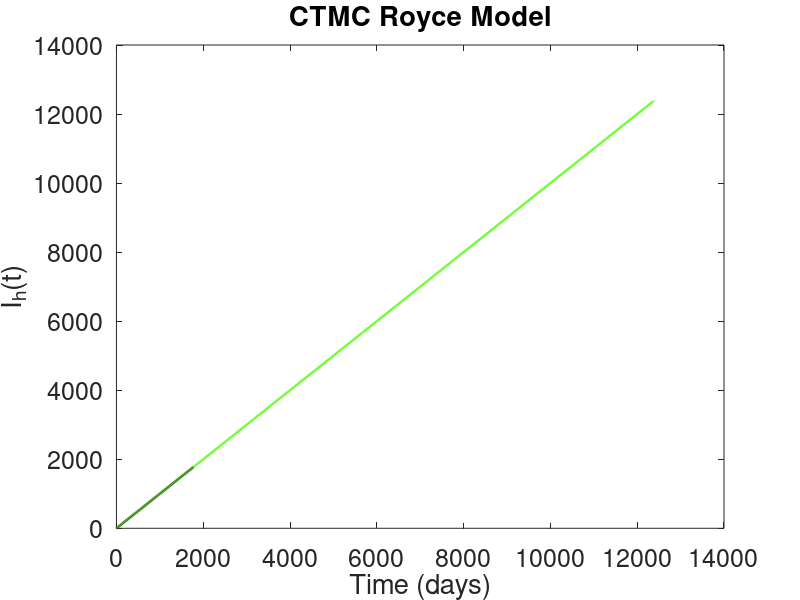

Reproduce this figure in MATLAB.
%%%%%%%%%%%%%%%%%%%%%%%%%% 
% Royce CTMC Model
% %%%%%%%%%%%%%%%%%%%%%%%%
clear all;
close all;

% birth rates need to be multiplied by initial population

set(0,'DefaultAxesFontSize', 18)
set(gca,'fontsize',18);

% Parameters
beta_ww=.89; beta_wd=.51; beta_dd=.89; beta_td=.5; beta_th=.5; beta_hh=.078; %transmission rates
gamma_w=.981; gamma_d=.981; gamma_h=0.091; %recovery rates
mu_dt=.499; %mutation to human transmissable 
m_w=1; m_d=1; m_h=.009; %death rates
b_w=1000; b_d=1000; b_h=1000*0.0118; %birth rates

% Initial Conditions
i0_w=2;i0_d=0; i0_h=0; t0_d=0; %initial infected
N0_w=1000;N0_d=1000; N0_h=1000; %Initial population
r0_w=0; r0_d=0; r0_h=0; %initial recovered
s0_w=1000; s0_d=N0_d; s0_h=N0_h; %initial susceptible

totext=0; % count when j==0;
% Number of sampe paths, time step, and end time
sim = 10; outbreak=50;



% CTMC Model (Gillespie's algorithm)
for k=1:sim
clear s_h s_w s_d i_w i_d i_h t_d r_h r_w r_d t N_h N_d N_w j
prealloc_size = 5000;
s_h = zeros(prealloc_size, 1); s_w = zeros(prealloc_size,1); s_d = zeros(prealloc_size,1);
i_h = zeros(prealloc_size, 1); i_w = zeros(prealloc_size,1); i_d = zeros(prealloc_size,1); t_d = zeros(prealloc_size,1);
r_h = zeros(prealloc_size, 1); r_w = zeros(prealloc_size,1); r_d = zeros(prealloc_size,1);
t = zeros(prealloc_size, 1);

% Initialize vectors 
t(1)=0; i_w(1)=i0_w; i_d(1)=i0_d; i_h(1)=i0_h; t_d(1)=t0_d; 
s_w(1)=N0_w-i0_w; s_d(1)=N0_d; s_h(1)=N0_h;
r_w(1)=r0_w; r_d(1)=r0_d; r_h(1)=r0_h;
j=1;
N_w = 2; N_d = 2; N_h = 2; 

% While loop
while  i_h(j)+i_d(j)+i_w(j)+t_d(j) > 0 && i_h(j)+i_d(j)+i_w(j)+t_d(j) < outbreak && N_w > 1 && N_d > 1 && N_h > 1 

  u1=rand;  u2=rand; % two uniform random numbers

  N_w=s_w(j)+i_w(j)+r_w(j); % set population sizes
  N_d=s_d(j)+i_d(j)+r_d(j)+t_d(j);
  N_h=s_h(j)+i_h(j)+r_h(j);

  sum = b_w + m_w*s_w(j) + m_w*i_w(j) + beta_ww*s_w(j)*i_w(j)/N_w + gamma_w*i_w(j) + m_w*r_w(j) + ...
      b_d + (beta_dd*s_d(j)*i_d(j)+beta_wd*s_d(j)*i_w(j))/N_d + beta_td*s_d(j)*t_d(j)/N_d + gamma_d*i_d(j) + ...
      gamma_d*t_d(j) + m_d*s_d(j) + m_d*i_d(j) + m_d*t_d(j) + m_d*r_d(j) + mu_dt*i_d(j) + b_h + ...
      (beta_th*s_h(j)*t_d(j)+beta_hh*s_h(j)*i_h(j))/N_h + m_h*s_h(j) + m_h*i_h(j) + m_h*r_h(j) + gamma_h*i_h(j);
  ev1=b_w/sum; % birth of wild bird
  ev2=m_w*s_w(j)/sum+ev1;% death of sw
  ev3=m_w*i_w(j)/sum+ev2;% death of Iw
  ev4=beta_ww*s_w(j)*i_w(j)/(N_w*sum)+ev3; % infection of wild bird
  ev5=gamma_w*i_w(j)/sum+ev4;% recovery of wild bird
  ev6=m_w*r_w(j)/sum+ev5;% death of rw
  ev7=b_d/sum+ev6; %birth of chicken
  ev8=(beta_dd*s_d(j)*i_d(j)+beta_wd*s_d(j)*i_w(j))/(N_d*sum)+ev7;% infection of sd by id or iw
  ev9=beta_td*s_d(j)*t_d(j)/(N_d*sum)+ev8;% infection of sd by td
  ev10=gamma_d*i_d(j)/sum+ev9; % recovery of id
  ev11=gamma_d*t_d(j)/sum+ev10;% recovery of td
  ev12=m_d*s_d(j)/sum+ev11;% death of sd
  ev13=m_d*i_d(j)/sum+ev12; % death of id
  ev14=m_d*t_d(j)/sum+ev13;% death of td
  ev15=m_d*r_d(j)/sum+ev14;% death of rd
  ev16=mu_dt*i_d(j)/sum+ev15; % mutation of id
  ev17=b_h/sum+ev16;% birth of human
  ev18=(beta_th*s_h(j)*t_d(j)+beta_hh*s_h(j)*i_h(j))/(N_h*sum)+ev17;% infection of human
  ev19=m_h*s_h(j)/sum+ev18; %death of sh
  ev20=m_h*i_h(j)/sum+ev19;% death of ih
  ev21=m_h*r_h(j)/sum+ev20;% death of rh
  ev22=gamma_h*i_h(j)/sum+ev21;
  
  

  t(j+1)=t(j)-log(u1)/sum; % interevent time

  if u2 <= ev1 % birth of wild bird
    s_w(j+1)=s_w(j)+1;
    i_w(j+1)=i_w(j);
    r_w(j+1)=r_w(j);
    s_d(j+1)=s_d(j);
    i_d(j+1)=i_d(j);
    t_d(j+1)=t_d(j);
    r_d(j+1)=r_d(j);
    s_h(j+1)=s_h(j);
    i_h(j+1)=i_h(j);
    r_h(j+1)=r_h(j);
  elseif u2>ev1 && u2<=ev2 %death of sw
    s_w(j+1)=s_w(j)-1;
    i_w(j+1)=i_w(j);
    r_w(j+1)=r_w(j);
    s_d(j+1)=s_d(j);
    i_d(j+1)=i_d(j);
    t_d(j+1)=t_d(j);
    r_d(j+1)=r_d(j);
    s_h(j+1)=s_h(j);
    i_h(j+1)=i_h(j);
    r_h(j+1)=r_h(j);
  elseif u2>ev2 && u2<=ev3 %death of Iw
    s_w(j+1)=s_w(j);
    i_w(j+1)=i_w(j)-1;
    r_w(j+1)=r_w(j);
    s_d(j+1)=s_d(j);
    i_d(j+1)=i_d(j);
    t_d(j+1)=t_d(j);
    r_d(j+1)=r_d(j);
    s_h(j+1)=s_h(j);
    i_h(j+1)=i_h(j);
    r_h(j+1)=r_h(j);
  elseif u2>ev3 && u2<=ev4 %infection of wild bird
    s_w(j+1)=s_w(j)-1;
    i_w(j+1)=i_w(j)+1;
    r_w(j+1)=r_w(j);
    s_d(j+1)=s_d(j);
    i_d(j+1)=i_d(j);
    t_d(j+1)=t_d(j);
    r_d(j+1)=r_d(j);
    s_h(j+1)=s_h(j);
    i_h(j+1)=i_h(j);
    r_h(j+1)=r_h(j);
  elseif u2>ev4 && u2<=ev5 %recovery of wild bird
    s_w(j+1)=s_w(j);
    i_w(j+1)=i_w(j)-1;
    r_w(j+1)=r_w(j)+1;
    s_d(j+1)=s_d(j);
    i_d(j+1)=i_d(j);
    t_d(j+1)=t_d(j);
    r_d(j+1)=r_d(j);
    s_h(j+1)=s_h(j);
    i_h(j+1)=i_h(j);
    r_h(j+1)=r_h(j);
  elseif u2>ev5 && u2<=ev6 %death of rw
    s_w(j+1)=s_w(j);
    i_w(j+1)=i_w(j);
    r_w(j+1)=r_w(j)-1;
    s_d(j+1)=s_d(j);
    i_d(j+1)=i_d(j);
    t_d(j+1)=t_d(j);
    r_d(j+1)=r_d(j);
    s_h(j+1)=s_h(j);
    i_h(j+1)=i_h(j);
    r_h(j+1)=r_h(j);
  elseif u2>ev6 && u2<=ev7 %birth of chicken
    s_w(j+1)=s_w(j);
    i_w(j+1)=i_w(j);
    r_w(j+1)=r_w(j);
    s_d(j+1)=s_d(j)+1;
    i_d(j+1)=i_d(j);
    t_d(j+1)=t_d(j);
    r_d(j+1)=r_d(j);
    s_h(j+1)=s_h(j);
    i_h(j+1)=i_h(j);
    r_h(j+1)=r_h(j);
  elseif u2>ev7 && u2<=ev8 %infection of sd by id or iw
    s_w(j+1)=s_w(j);
    i_w(j+1)=i_w(j);
    r_w(j+1)=r_w(j);
    s_d(j+1)=s_d(j);
    i_d(j+1)=i_d(j)+1;
    t_d(j+1)=t_d(j);
    r_d(j+1)=r_d(j);
    s_h(j+1)=s_h(j);
    i_h(j+1)=i_h(j);
    r_h(j+1)=r_h(j);
  elseif u2>ev8 && u2<=ev9 %infection of sd by td
    s_w(j+1)=s_w(j);
    i_w(j+1)=i_w(j);
    r_w(j+1)=r_w(j);
    s_d(j+1)=s_d(j);
    i_d(j+1)=i_d(j);
    t_d(j+1)=t_d(j)+1;
    r_d(j+1)=r_d(j);
    s_h(j+1)=s_h(j);
    i_h(j+1)=i_h(j);
    r_h(j+1)=r_h(j);
    elseif u2>ev9 && u2<=ev10 %recovery of id
    s_w(j+1)=s_w(j);
    i_w(j+1)=i_w(j);
    r_w(j+1)=r_w(j);
    s_d(j+1)=s_d(j);
    i_d(j+1)=i_d(j)-1;
    t_d(j+1)=t_d(j);
    r_d(j+1)=r_d(j)+1;
    s_h(j+1)=s_h(j);
    i_h(j+1)=i_h(j);
    r_h(j+1)=r_h(j);
  elseif u2>ev10 && u2<=ev11 %recovery of td
    s_w(j+1)=s_w(j);
    i_w(j+1)=i_w(j);
    r_w(j+1)=r_w(j);
    s_d(j+1)=s_d(j);
    i_d(j+1)=i_d(j);
    t_d(j+1)=t_d(j)-1;
    r_d(j+1)=r_d(j)+1;
    s_h(j+1)=s_h(j);
    i_h(j+1)=i_h(j);
    r_h(j+1)=r_h(j);
  elseif u2>ev11 && u2<=ev12 %death of sd
    s_w(j+1)=s_w(j);
    i_w(j+1)=i_w(j);
    r_w(j+1)=r_w(j);
    s_d(j+1)=s_d(j)-1;
    i_d(j+1)=i_d(j);
    t_d(j+1)=t_d(j);
    r_d(j+1)=r_d(j);
    s_h(j+1)=s_h(j);
    i_h(j+1)=i_h(j);
    r_h(j+1)=r_h(j);
    elseif u2>ev12 && u2<=ev13 %death of id
    s_w(j+1)=s_w(j);
    i_w(j+1)=i_w(j);
    r_w(j+1)=r_w(j);
    s_d(j+1)=s_d(j);
    i_d(j+1)=i_d(j)-1;
    t_d(j+1)=t_d(j);
    r_d(j+1)=r_d(j);
    s_h(j+1)=s_h(j);
    i_h(j+1)=i_h(j);
    r_h(j+1)=r_h(j);
  elseif u2>ev13 && u2<=ev14 %death of td
    s_w(j+1)=s_w(j);
    i_w(j+1)=i_w(j);
    r_w(j+1)=r_w(j);
    s_d(j+1)=s_d(j);
    i_d(j+1)=i_d(j);
    t_d(j+1)=t_d(j)-1;
    r_d(j+1)=r_d(j);
    s_h(j+1)=s_h(j);
    i_h(j+1)=i_h(j);
    r_h(j+1)=r_h(j);
  elseif u2>ev14 && u2<=ev15 %death of rd
    s_w(j+1)=s_w(j);
    i_w(j+1)=i_w(j);
    r_w(j+1)=r_w(j);
    s_d(j+1)=s_d(j);
    i_d(j+1)=i_d(j);
    t_d(j+1)=t_d(j);
    r_d(j+1)=r_d(j)-1;
    s_h(j+1)=s_h(j);
    i_h(j+1)=i_h(j);
    r_h(j+1)=r_h(j);
     elseif u2>ev15 && u2<=ev16 %mutation of id
    s_w(j+1)=s_w(j);
    i_w(j+1)=i_w(j);
    r_w(j+1)=r_w(j);
    s_d(j+1)=s_d(j);
    i_d(j+1)=i_d(j)-1;
    t_d(j+1)=t_d(j)+1;
    r_d(j+1)=r_d(j);
    s_h(j+1)=s_h(j);
    i_h(j+1)=i_h(j);
    r_h(j+1)=r_h(j);
  elseif u2>ev16 && u2<=ev17 %birth of human
    s_w(j+1)=s_w(j);
    i_w(j+1)=i_w(j);
    r_w(j+1)=r_w(j);
    s_d(j+1)=s_d(j);
    i_d(j+1)=i_d(j);
    t_d(j+1)=t_d(j);
    r_d(j+1)=r_d(j);
    s_h(j+1)=s_h(j)+1;
    i_h(j+1)=i_h(j);
    r_h(j+1)=r_h(j);
  elseif u2>ev17 && u2<=ev18 %infection of human
    s_w(j+1)=s_w(j);
    i_w(j+1)=i_w(j);
    r_w(j+1)=r_w(j);
    s_d(j+1)=s_d(j);
    i_d(j+1)=i_d(j);
    t_d(j+1)=t_d(j);
    r_d(j+1)=r_d(j);
    s_h(j+1)=s_h(j);
    i_h(j+1)=i_h(j)+1;
    r_h(j+1)=r_h(j);
     elseif u2>ev18 && u2<=ev19 %death of sh
    s_w(j+1)=s_w(j);
    i_w(j+1)=i_w(j);
    r_w(j+1)=r_w(j);
    s_d(j+1)=s_d(j);
    i_d(j+1)=i_d(j);
    t_d(j+1)=t_d(j);
    r_d(j+1)=r_d(j);
    s_h(j+1)=s_h(j)-1;
    i_h(j+1)=i_h(j);
    r_h(j+1)=r_h(j);
  elseif u2>ev19 && u2<=ev20 %death of ih
    s_w(j+1)=s_w(j);
    i_w(j+1)=i_w(j);
    r_w(j+1)=r_w(j);
    s_d(j+1)=s_d(j);
    i_d(j+1)=i_d(j);
    t_d(j+1)=t_d(j);
    r_d(j+1)=r_d(j);
    s_h(j+1)=s_h(j);
    i_h(j+1)=i_h(j)-1;
    r_h(j+1)=r_h(j);
  elseif u2>ev20 && u2<=ev21 %death of rh
    s_w(j+1)=s_w(j);
    i_w(j+1)=i_w(j);
    r_w(j+1)=r_w(j);
    s_d(j+1)=s_d(j);
    i_d(j+1)=i_d(j);
    t_d(j+1)=t_d(j);
    r_d(j+1)=r_d(j);
    s_h(j+1)=s_h(j);
    i_h(j+1)=i_h(j);
    r_h(j+1)=r_h(j)-1;
  elseif u2>ev21 && u2<=ev22 %Recovery of Ih
    s_w(j+1)=s_w(j);
    i_w(j+1)=i_w(j);
    r_w(j+1)=r_w(j);
    s_d(j+1)=s_d(j);
    i_d(j+1)=i_d(j);
    t_d(j+1)=t_d(j);
    r_d(j+1)=r_d(j);
    s_h(j+1)=s_h(j);
    i_h(j+1)=i_h(j)-1;
    r_h(j+1)=r_h(j)+1;
  end
  j=j+1;
  
end  
% resize vectors to remove zeros at end
s_h = s_h(1:j); s_w = (1:j); s_d = (1:j); 
i_h = (1:j); i_w = (1:j); i_d = (1:j); t_d = (1:j); 
r_h = (1:j); r_w = (1:j); r_d = (1:j); 
t = (1:j); 

if k==1
    disp(size(t))
stairs(t,i_h,'color',rand(1,3),'Linewidth',2);
hold on
end
if i_h(j)+i_w(j)+i_d(j)==0
    totext=totext+1;
end
end

plot(t,i_h,'k--','LineWidth',2);
title('CTMC Royce Model')
ylabel('I_h(t)');
xlabel('Time (days)')
hold off

